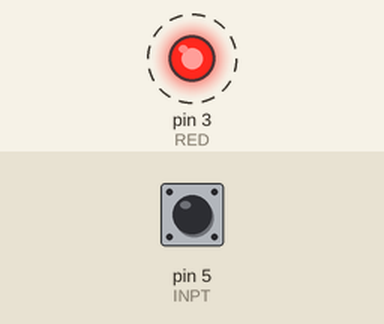
A program run on a simulated Tinker Board (header pin numbers). On the bench: output pins drawn as LEDs (lit = HIGH). Dashed ring = blinking. The inputs (shaded band) are chosen by the test bench; at power-on: pin 5 (INPT) LOW. What the program prints to the terminal is not drawn.

Above: at 1.2 s.
1.3 s: pin 5 (INPT) pulled HIGH for 0.15 s
Timing chart, 0 to 10.3 s (numbered marks = the images above; inputs shaded):
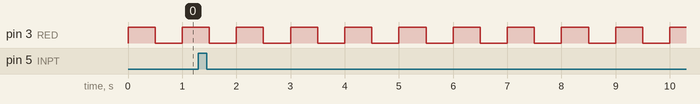

The program:

gpio_led.py
```python
import ASUS.GPIO as GPIO
import time

GPIO.setwarnings(False)
GPIO.setmode(GPIO.BOARD)


RED = 3 # 3rd GPIO on the board
INPT = 5
GPIO.setup(RED, GPIO.OUT)
GPIO.setup(INPT, GPIO.IN, pull_up_down=GPIO.PUD_DOWN)


def myOnCallBack(INPT):
    print('LED ON')


GPIO.add_event_detect(INPT, GPIO.RISING)
GPIO.add_event_callback(INPT, myOnCallBack)

try:
    while True:
        GPIO.output(RED, GPIO.HIGH)
        time.sleep(0.5) #500 milliseconds
        GPIO.output(RED, GPIO.LOW)
        time.sleep(0.5)
except KeyboardInterrupt:
    GPIO.cleanup()
```

Measured:
- by itself, pin 3 (RED): alternates HIGH for 0.50 s and LOW for 0.50 s
